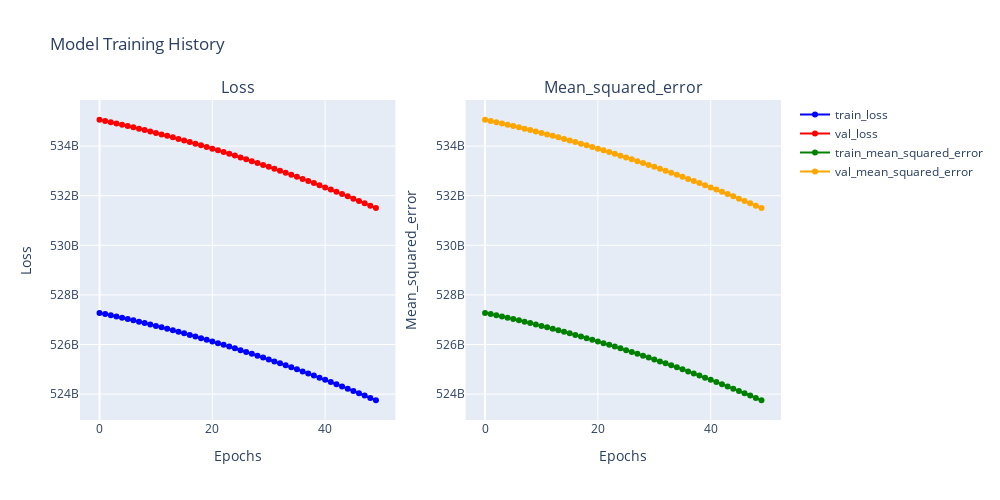

Notebook cell for this chart:
### Code cell
# Plot the training and validation accuracy over epochs
plot_history(history, metric='mean_squared_error')
